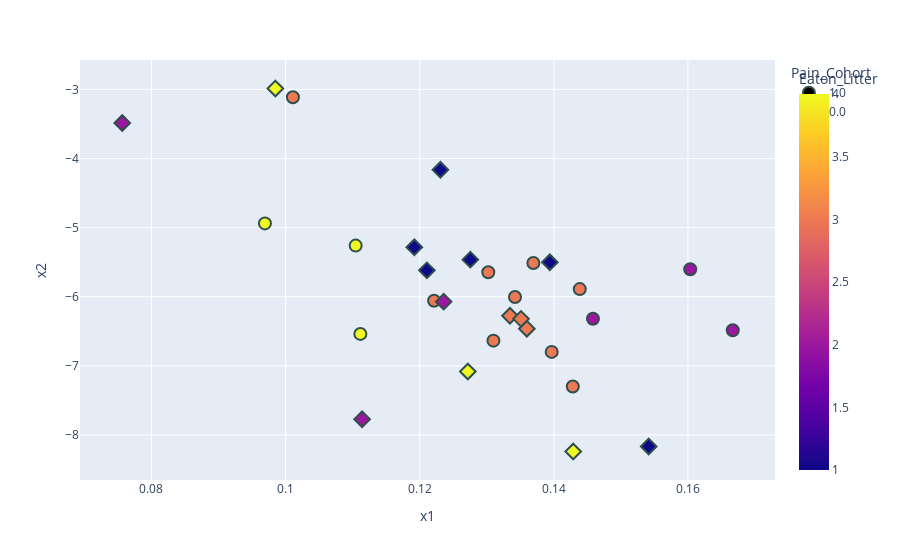

Here is the notebook cell this chart was saved with:
### Code cell
import plotly.express as px
# cmap is red to blue
# encoded_df 
Edf = pd.DataFrame(X_encoded[:, 0:2], columns=['x1', 'x2'])
Edf['Pain_Cohort'] = Y[:,0]
Edf['Eaton_Litter'] = Y[:,1]
# make the pain cohort categorical
Edf['Pain_Cohort'] = Edf['Pain_Cohort'].astype('category')
# now make the pain 1 category * and 0 category o
#Edf['Pain_Cohort'] = Edf['Pain_Cohort'].apply(lambda x: '*' if x == 1 else 'o')
fig = px.scatter(Edf, x='x1', y='x2', color='Eaton_Litter', symbol='Pain_Cohort', hover_data=['Eaton_Litter'])
# make the size of the pain cohort bigger
# fig.update_traces(marker=dict(size=12,
#                                 line=dict(width=2,
#                                             color='DarkSlateGrey')),
#                     selector=dict(mode='markers', symbol='*')) 
# # make the markers bigger with nicer backgrounds
fig.update_traces(marker=dict(size=12,
                                line=dict(width=2,
                                            color='DarkSlateGrey')),
                    selector=dict(mode='markers'))
# we want to really emphasize the Pain Cohort == 1 group. lets make the marker size much larger
fig.update_traces(marker=dict(size=209,
                                line=dict(width=2,
                                            color='DarkSlateGrey')),
                    selector=dict(mode='markers', symbol='o'))

fig.show()
# save as latent space.html
fig.write_html("latent_space.html")

### Figure 1 — Plotly figure (JSON) as saved in the notebook; plotly's stock layout.template omitted (floating-point values rounded to 4 significant figures)
{"data": [{"customdata": [[3], [3], [3], [2], [2], [2], [3], [3], [3], [3], [3], [3], [4], [4], [4]], "hovertemplate": "Pain_Cohort=1.0<br>x1=%{x}<br>x2=%{y}<br>Eaton_Litter=%{marker.color}<extra></extra>", "legendgroup": "1.0", "marker": {"color": [3, 3, 3, 2, 2, 2, 3, 3, 3, 3, 3, 3, 4, 4, 4], "coloraxis": "coloraxis", "line": {"color": "DarkSlateGrey", "width": 2}, "size": 12, "symbol": "circle"}, "mode": "markers", "name": "1.0", "orientation": "v", "showlegend": true, "type": "scatter", "x": [0.1439, 0.1221, 0.1369, 0.1667, 0.1458, 0.1603, 0.1011, 0.131, 0.1302, 0.1342, 0.1397, 0.1428, 0.09692, 0.1111, 0.1104], "xaxis": "x", "y": [-5.889, -6.057, -5.513, -6.485, -6.319, -5.603, -3.114, -6.635, -5.646, -6.005, -6.798, -7.298, -4.939, -6.538, -5.26], "yaxis": "y"}, {"customdata": [[2], [2], [2], [1], [1], [1], [4], [4], [4], [1], [1], [1], [3], [3], [3]], "hovertemplate": "Pain_Cohort=0.0<br>x1=%{x}<br>x2=%{y}<br>Eaton_Litter=%{marker.color}<extra></extra>", "legendgroup": "0.0", "marker": {"color": [2, 2, 2, 1, 1, 1, 4, 4, 4, 1, 1, 1, 3, 3, 3], "coloraxis": "coloraxis", "line": {"color": "DarkSlateGrey", "width": 2}, "size": 12, "symbol": "diamond"}, "mode": "markers", "name": "0.0", "orientation": "v", "showlegend": true, "type": "scatter", "x": [0.07564, 0.1236, 0.1114, 0.1275, 0.1192, 0.1211, 0.09847, 0.1272, 0.1429, 0.1541, 0.1394, 0.1231, 0.136, 0.1335, 0.1351], "xaxis": "x", "y": [-3.487, -6.071, -7.774, -5.463, -5.284, -5.619, -2.987, -7.082, -8.24, -8.166, -5.502, -4.164, -6.463, -6.276, -6.32], "yaxis": "y"}], "layout": {"coloraxis": {"colorbar": {"title": {"text": "Eaton_Litter"}}, "colorscale": [[0, "#0d0887"], [0.1111, "#46039f"], [0.2222, "#7201a8"], [0.3333, "#9c179e"], [0.4444, "#bd3786"], [0.5556, "#d8576b"], [0.6667, "#ed7953"], [0.7778, "#fb9f3a"], [0.8889, "#fdca26"], [1, "#f0f921"]]}, "legend": {"title": {"text": "Pain_Cohort"}, "tracegroupgap": 0}, "margin": {"t": 60}, "xaxis": {"anchor": "y", "domain": [0, 1], "title": {"text": "x1"}}, "yaxis": {"anchor": "x", "domain": [0, 1], "title": {"text": "x2"}}}}
